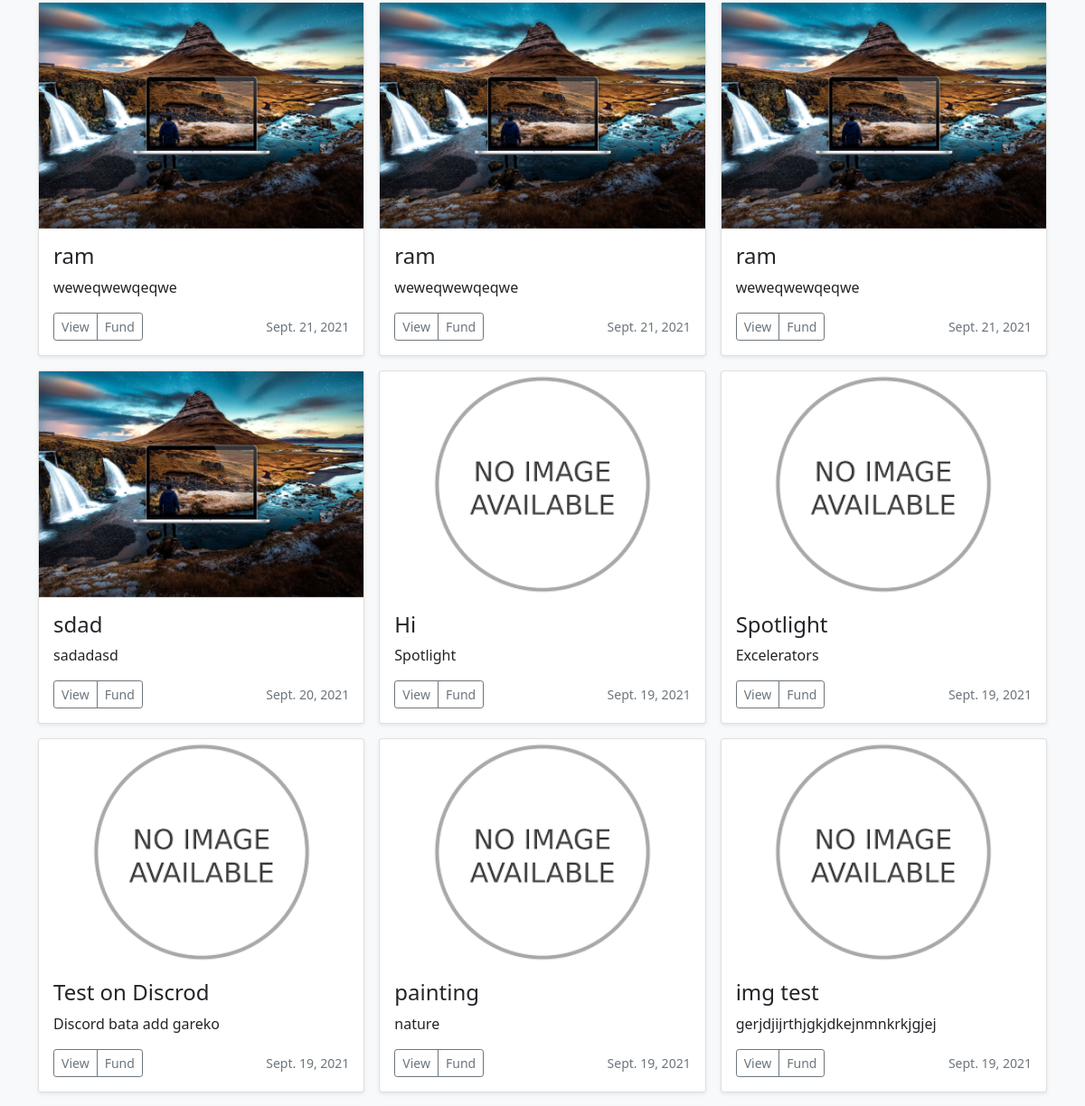
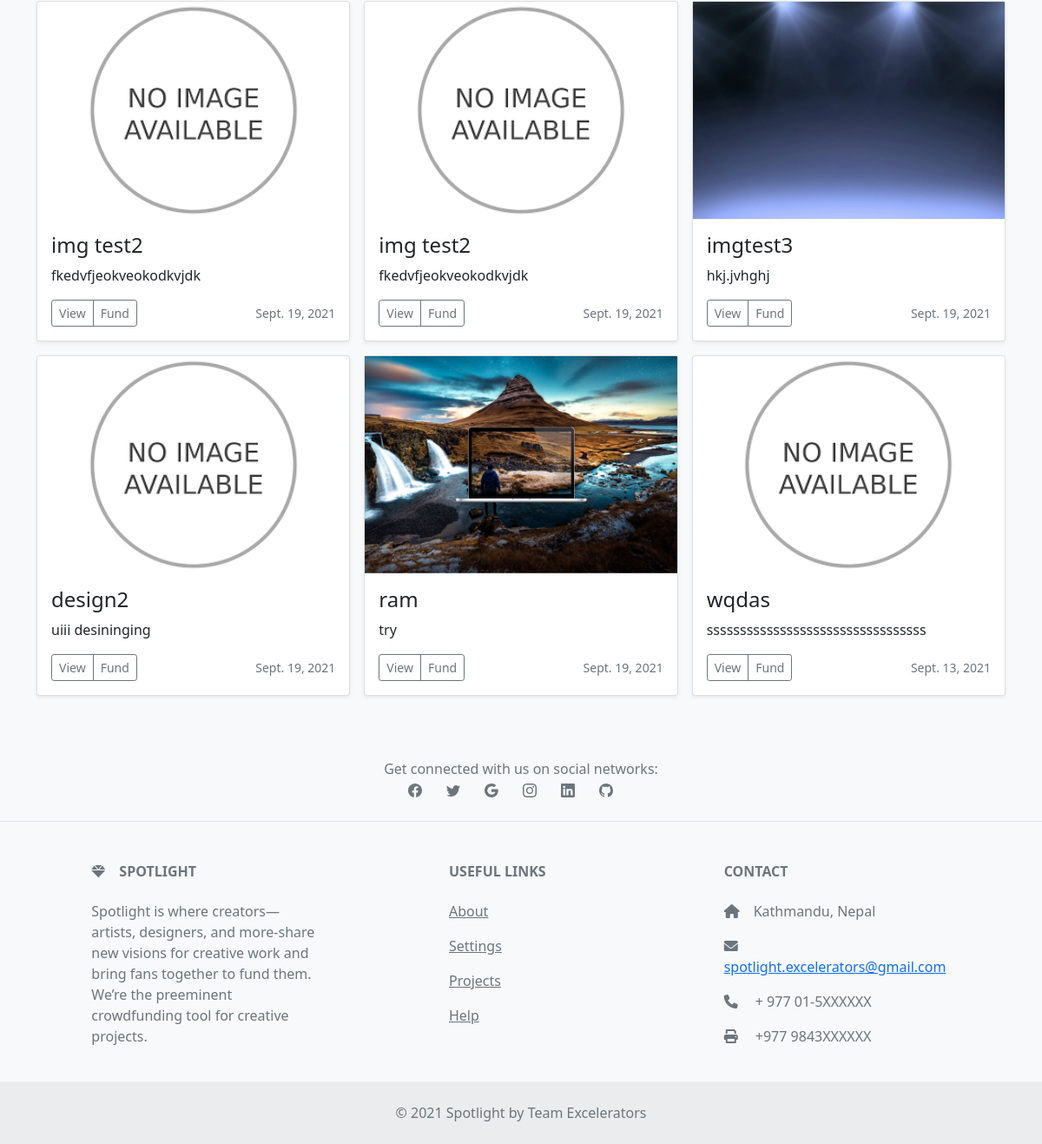
The page /creator/projects/ (lower part) on the database as committed earlier (2 pictures, top to bottom).
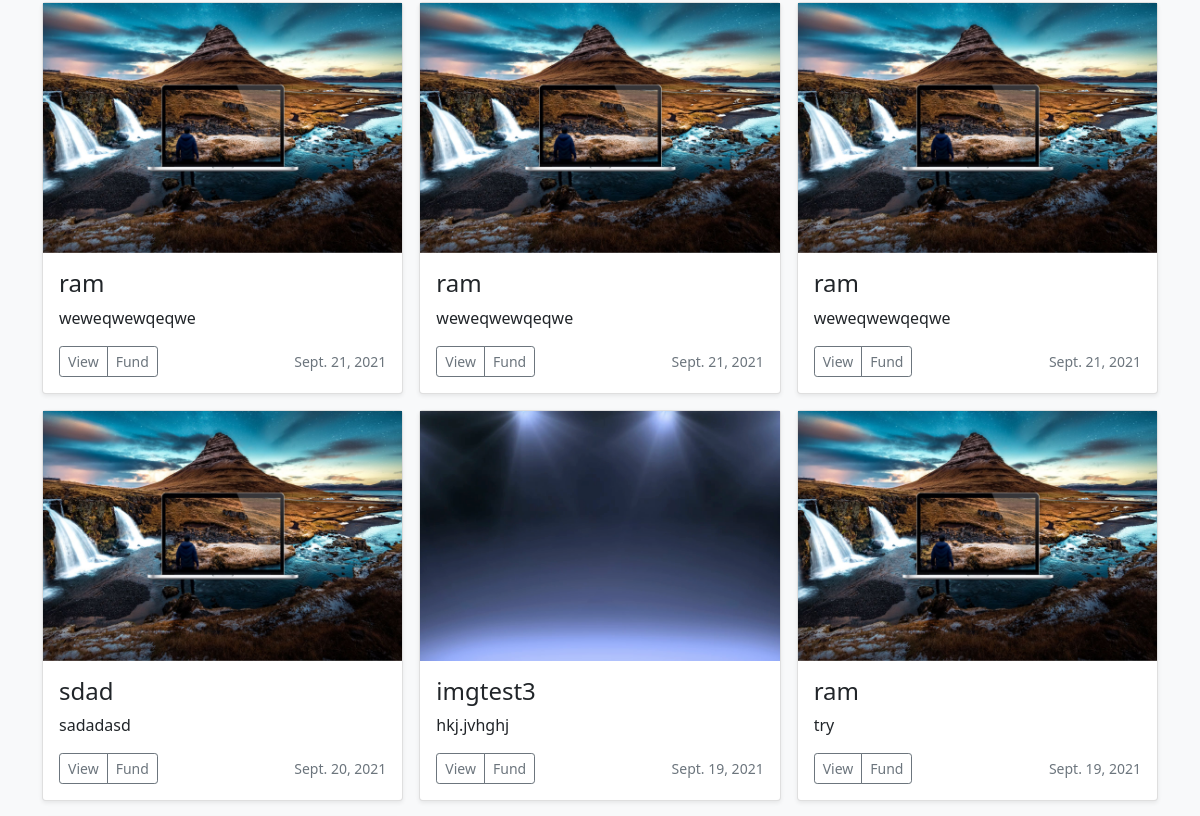
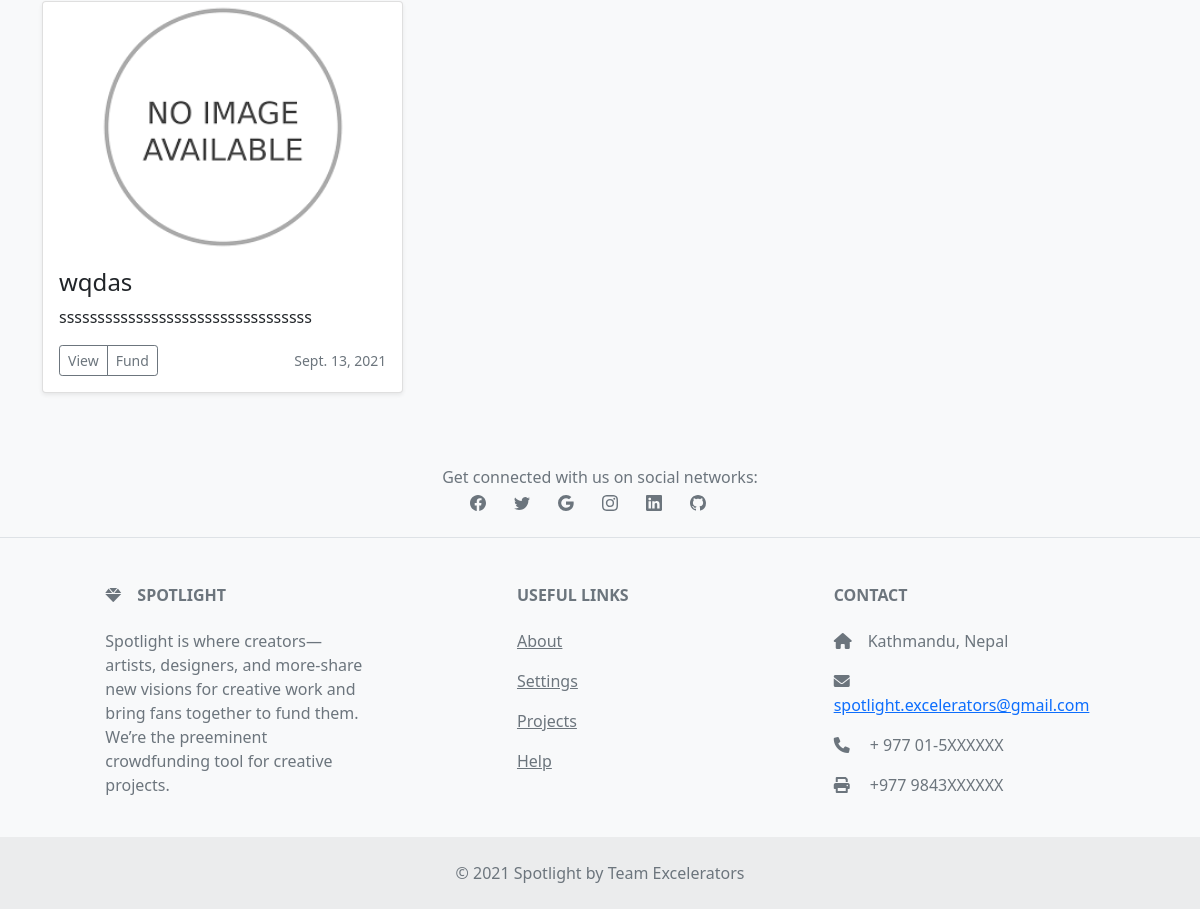
The same page on the database as committed later (2 pictures, top to bottom).
### creator/models.py (models this page shows)
class creator_Basic(models.Model):
    Author = models.CharField(max_length=25)
    title = models.CharField(max_length=25)
    category = models.CharField(max_length=100)
    reciepient = models.CharField(max_length=100)
    description = models.TextField()
    image = models.ImageField(upload_to='media/static/img')
    FundingGoal = models.IntegerField(default='0')
    pledgeAmount = models.IntegerField(default='0')
    TargetLaunchDate = models.DateField(default=now, blank=True)

### creator/views.py (the view)
# urls.py: path('projects/',views.Projects_view,name = "projects"),
def Projects_view(request):
    data = creator_Basic.objects.all().order_by('-TargetLaunchDate')
    return render(request, "view_all_projects.html", {"projects": data})

### templates/view_all_projects.html (shortened to what this page needs)
{% extends 'base.html' %}
{% block content %}
  <div class="album py-5 bg-light">
    <div class="container">
      <div class="row row-cols-1 row-cols-sm-2 row-cols-md-3 g-3">
        {% for pr in projects %}
            <div class="col">
            <div class="card shadow-sm">
              <div class="overflow-hidden container center" style="height: 250px; display: flex; justify-content: center;">
                {% if pr.image %}
                  <img src="{{pr.image.url}}" onerror="this.onerror=null;this.src='static/img/no image.png';">
                {% endif %}
                {% if not pr.image %}
                  <img src="static/img/no image.png">
                {% endif %}
              </div>
              <div class="card-body">
              <h4>{{pr.title}}</h4>
                <p class="card-text">{{pr.description}}</p>
                <div class="d-flex justify-content-between align-items-center">
                  <div class="btn-group">
                    <a href="/creator/project/{{pr.id}}" class="btn btn-sm btn-outline-secondary">
                      View
                    </a>
                    <a href="/investor/investor" class="btn btn-sm btn-outline-secondary">
                      Fund
                    </a>
                  </div>
                  <small class="text-muted">{{pr.TargetLaunchDate}}</small>
                </div>
              </div>
            </div>
          </div>
        {% endfor %}
      </div>
    </div>
  </div>
{% endblock %}

### templates/base.html (shortened to what this page needs)
{% load static %}
<!DOCTYPE html>
<html lang="en">
<head>
    <link rel="stylesheet" href="{% static 'css/bootstrap.css'%}">
    <link href="https://cdn.jsdelivr.net/npm/bootstrap@5.1.1/dist/css/bootstrap.min.css" rel="stylesheet"
>
    <link rel="stylesheet" href="https://cdnjs.cloudflare.com/ajax/libs/font-awesome/6.0.0-beta2/css/all.min.css"
 />
</head>
<body>
    {% block content %}
    {% endblock %}
    <footer class="text-center text-lg-start bg-light text-muted">
        <section class="d-flex justify-content-center justify-content-lg-between p-4 border-bottom">
            <div class="me-5 text-center col-12 d-none d-lg-block">
                <span>Get connected with us on social networks:</span>
                <div>
                    <a href="" class="me-4 text-reset" style="text-decoration: none;">
                    </a>
                    <a href="" class="me-4 text-reset" style="text-decoration: none;">
                    </a>
                    <a href="" class="me-4 text-reset" style="text-decoration: none;">
                    </a>
                    <a href="" class="me-4 text-reset" style="text-decoration: none;">
                    </a>
                    <a href="" class="me-4 text-reset" style="text-decoration: none;">
                    </a>
                    <a href="" class="me-4 text-reset" style="text-decoration: none;">
                    </a>
                </div>
            </div>
        </section>
        <section class="">
            <div class="container text-center text-md-start mt-5">
                <div class="row mt-3">
                    <div class="col-md-3 col-lg-4 col-xl-3 mx-auto mb-4">
                        <h6 class="text-uppercase fw-bold mb-4">
                            <i class="fas fa-gem me-3"></i>SpotLight
                        </h6>
                        <p>
                            Spotlight is where creators—artists, designers, and more-share new visions for creative work
                            and
                            bring fans together to fund them.
                            We’re the preeminent crowdfunding tool for creative projects.
                        </p>
                    </div>
                    <div class="col-md-3 col-lg-2 col-xl-2 mx-auto mb-4">
                        <h6 class="text-uppercase fw-bold mb-4">
                            Useful links
                        </h6>
                        <p>
                            <a href="#!" class="text-reset">About</a>
                        </p>
                        <p>
                            <a href="#!" class="text-reset">Settings</a>
                        </p>
                        <p>
                            <a href="/creator/projects" class="text-reset">Projects</a>
                        </p>
                        <p>
                            <a href="#!" class="text-reset">Help</a>
                        </p>
                    </div>
                    <div class="col-md-4 col-lg-3 col-xl-3 mx-auto mb-md-0 mb-4">
                        <h6 class="text-uppercase fw-bold mb-4">
                            Contact
                        </h6>
                        <p><i class="fas fa-home me-3"></i>Kathmandu, Nepal</p>
                        <p>
                            <i class="fas fa-envelope me-3"></i>
                            <a href="mailto: spotlight.excelerators@gmail.com">spotlight.excelerators@gmail.com</a>
                        </p>
                        <p><i class="fas fa-phone me-3"></i> + 977 01-5XXXXXX</p>
                        <p><i class="fas fa-print me-3"></i> +977 9843XXXXXX </p>
                    </div>
                </div>
            </div>
        </section>
        <div class="text-center p-4" style="background-color: rgba(0, 0, 0, 0.05);">
            © 2021 Spotlight by Team Excelerators
        </div>
    </footer>
</body>
</html>

Rows that differ between the two databases and show on the page:
removed creator_Basic: title "Hi", description "Spotlight", TargetLaunchDate "Sept. 19, 2021"
removed creator_Basic: title "Spotlight", description "Excelerators", TargetLaunchDate "Sept. 19, 2021"
removed creator_Basic: title "Test on Discrod", description "Discord bata add gareko", TargetLaunchDate "Sept. 19, 2021"
removed creator_Basic: title "painting", description "nature", TargetLaunchDate "Sept. 19, 2021"
removed creator_Basic: title "img test", description "gerjdjijrthjgkjdkejnmnkrkjgjej", TargetLaunchDate "Sept. 19, 2021"
removed creator_Basic: title "img test2", description "fkedvfjeokveokodkvjdk", TargetLaunchDate "Sept. 19, 2021"
removed creator_Basic: title "img test2", description "fkedvfjeokveokodkvjdk", TargetLaunchDate "Sept. 19, 2021"
removed creator_Basic: title "design2", description "uiii desininging", TargetLaunchDate "Sept. 19, 2021"
